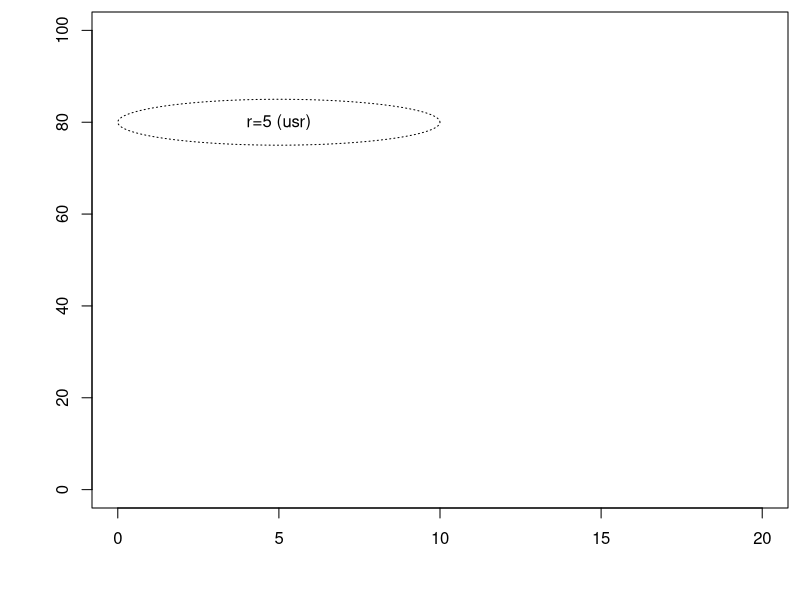
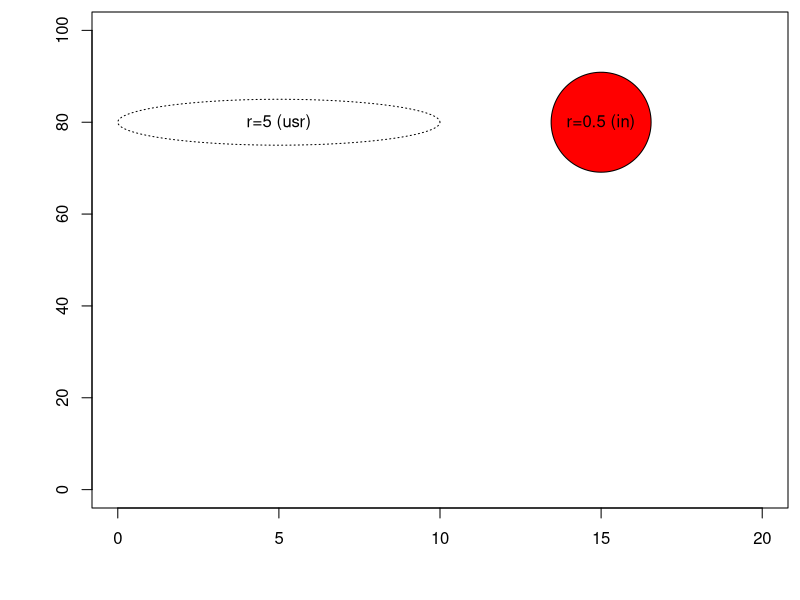
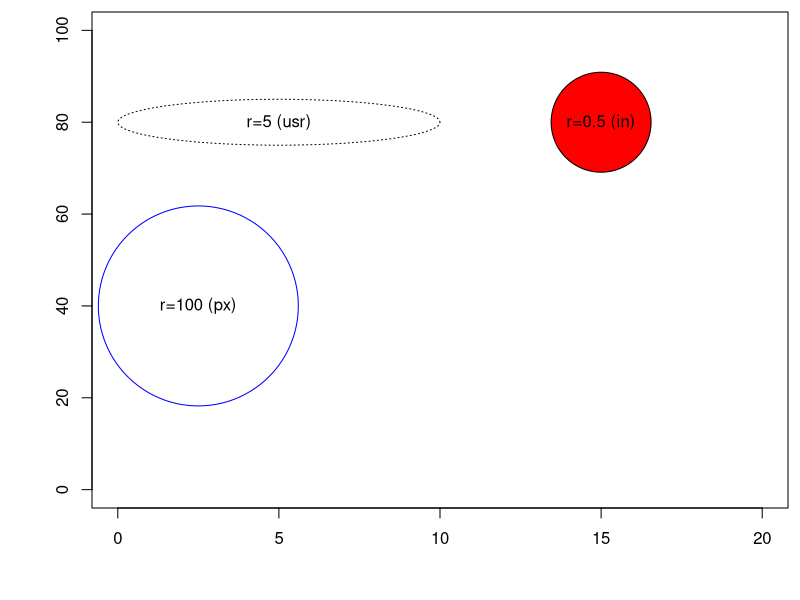
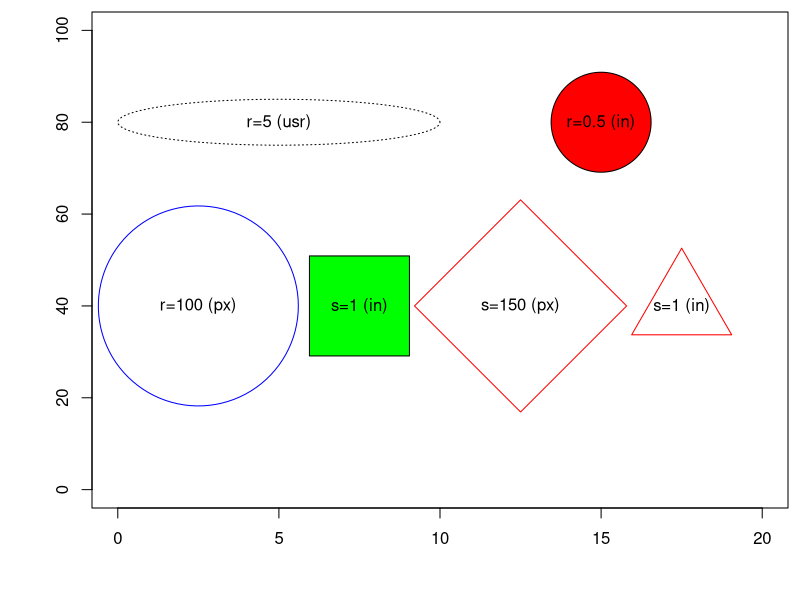

Generate these figures, in order, with R:
## ---- chunk 1
draw.circle <- function(x0, y0, r, ...) {
  # draw a circle of radius r centered at x0, y0
  pi.seq <- seq(0, 2*pi, length=100)
  x.circle <- x0 + r * cos(pi.seq)
  y.circle <- y0 + r * sin(pi.seq)
  polygon(x.circle, y.circle, ...)
}
par(mar=c(4.6, 4.6, 0.6, 0.6))
plot(0, 0, xlim=c(0, 20), ylim=c(0, 100), type="n", xlab=" ", ylab=" ")
draw.circle(5, 80, 5, lty="dotted")
text(5, 80, "r=5 (usr)")
dev.size()
## ---- chunk 2
draw.circle <- function(x0, y0, r, adjust.units=function() {list(x=1, y=1)}, ...) {
  # draw a circle of radius r centered at x0, y0
  # with an adjustment in the horizontal and vertical dimensions
  # The default adjustment is no adjustment
  pi.seq <- seq(0, 2*pi, length=100)
  adj <- adjust.units()
  x.circle <- x0 + adj$x * r * cos(pi.seq)
  y.circle <- y0 + adj$y * r * sin(pi.seq)
  polygon(x.circle, y.circle, ...)
}

convert_to_inches <- function() {
  # This funciton adjusts from user coordinates to inches.
  # There is a short-cut: ratio <- par("cxy") / par("cin")

  # Range of the plotting region in user coordinates
  plot.range.usr <- c(par("usr")[2] - par("usr")[1], par("usr")[4] - par("usr")[3])
  if (verbose) cat("\nThe range of the plotting region is", plot.range.usr, "in user coordinates")
  
  # Range of the plotting region in inches
  plot.range.in <- par("pin")
  if (verbose) cat("\nThe range of the plotting region is", plot.range.in, "in inches")
  
  # Number of inches per user coordinate
  ratio <- plot.range.usr / plot.range.in
  if (verbose) cat("\nThere are", ratio, "user coordinates per inch")
  return(list(x=ratio[1], y=ratio[2]))
}

plot(0, 0, xlim=c(0, 20), ylim=c(0, 100), type="n", xlab=" ", ylab=" ")
draw.circle( 5, 80, 5, lty="dotted")
text( 5, 80, "r=5 (usr)")
verbose <- TRUE
draw.circle(15, 80, 0.5, convert_to_inches, col="red")
text(15, 80, "r=0.5 (in)")
## ---- chunk 3
convert_to_pixels <- function() {
  # This funciton adjusts from user coordinates to pixels.
  # There is a short-cut: ratio <- par("cxy") / par("cra")

  # Range of the plotting region in user coordinates
  plot.range.usr <- c(par("usr")[2] - par("usr")[1], par("usr")[4] - par("usr")[3])
  if (verbose) cat("\nThe range of the plotting region is", plot.range.usr, "in user coordinates")
  
  # Ratio of pixels to inch
  pixels.per.inch <- dev.size(units="px") / dev.size(units="in")
  if (verbose) cat("\nThere are", pixels.per.inch, "pixels per inch")

  # Range of the plotting region in inches
  plot.range.px <- par("pin") * pixels.per.inch
  if (verbose) cat("\nThe range of the plotting region is", plot.range.px, "in pixels")
  
  # Number of inches per user coordinate
  ratio <- plot.range.usr / plot.range.px
  if (verbose) cat("\nThere are", ratio, "user coordinates per pixel")
  return(list(x=ratio[1], y=ratio[2]))
}

plot(0, 0, xlim=c(0, 20), ylim=c(0, 100), type="n", xlab=" ", ylab=" ")
draw.circle( 5, 80, 5, lty="dotted")
text( 5, 80, "r=5 (usr)")
verbose <- FALSE
draw.circle(15, 80, 0.5, convert_to_inches, col="red")
text(15, 80, "r=0.5 (in)")
verbose <- TRUE
draw.circle( 2.5, 40, 100, convert_to_pixels, border="blue")
text( 2.5, 40, "r=100 (px)")
## ---- chunk 4
draw.square <- function(x0, y0, s, adjust.units=function() {list(x=1, y=1)}, ...) {
  # draw a circle of radius r centered at x0, y0
  # with an adjustment in the horizontal and vertical dimensions
  # The default adjustment is no adjustment
  pi.seq <- c(1, 3, 5, 7) * pi/4
  adj <- adjust.units()
  x.circle <- x0 + adj$x * s * cos(pi.seq) / sqrt(2)
  y.circle <- y0 + adj$y * s * sin(pi.seq) / sqrt(2)
  polygon(x.circle, y.circle, ...)
}

draw.diamond <- function(x0, y0, s, adjust.units=function() {list(x=1, y=1)}, ...) {
  # draw a circle of radius r centered at x0, y0
  # with an adjustment in the horizontal and vertical dimensions
  # The default adjustment is no adjustment
  pi.seq <- (0:3) * pi/2
  adj <- adjust.units()
  x.circle <- x0 + adj$x * s * cos(pi.seq) / sqrt(2)
  y.circle <- y0 + adj$y * s * sin(pi.seq) / sqrt(2)
  polygon(x.circle, y.circle, ...)
}

draw.triangle <- function(x0, y0, s, adjust.units=function() {list(x=1, y=1)}, ...) {
  # draw a circle of radius r centered at x0, y0
  # with an adjustment in the horizontal and vertical dimensions
  # The default adjustment is no adjustment
  pi.seq <- pi/2 + (0:2) * 2*pi/3
  adj <- adjust.units()
  x.circle <- x0 + adj$x * s * cos(pi.seq) * sqrt(1/3)
  y.circle <- y0 + adj$y * s * sin(pi.seq) * sqrt(1/3)
  polygon(x.circle, y.circle, ...)
}

plot(0, 0, xlim=c(0, 20), ylim=c(0, 100), type="n", xlab=" ", ylab=" ")
draw.circle( 5, 80, 5, lty="dotted")
text( 5, 80, "r=5 (usr)")
verbose <- FALSE
draw.circle(15, 80, 0.5, convert_to_inches, col="red")
text(15, 80, "r=0.5 (in)")
draw.circle( 2.5, 40, 100, convert_to_pixels, border="blue")
text( 2.5, 40, "r=100 (px)")
draw.square(7.5, 40, 1, convert_to_inches, col="green")
text(7.5, 40, "s=1 (in)")
draw.diamond(12.5, 40, 150, convert_to_pixels, border="red")
text(12.5, 40, "s=150 (px)")
draw.triangle(17.5, 40, 1, convert_to_inches, border="red")
text(17.5, 40, "s=1 (in)")
